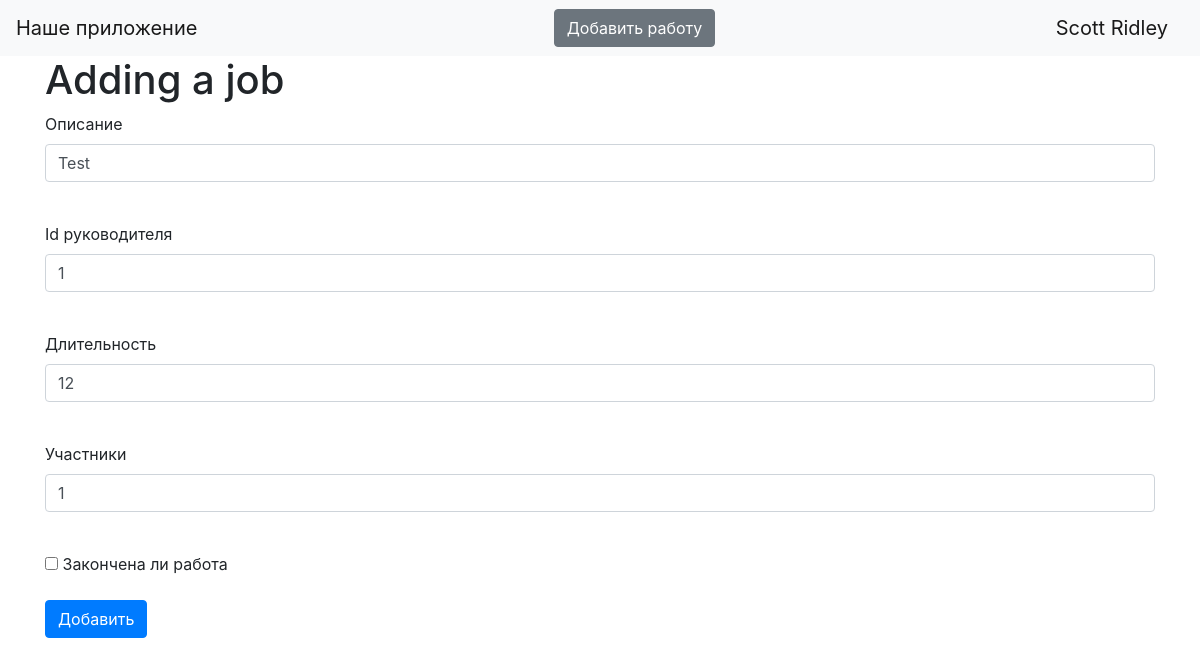
/jobs/1 (signed in), run on the app's committed database.
### data/users.py (models this page shows, shortened)
class User(SqlAlchemyBase, UserMixin):
    __tablename__ = 'users'
    id = sqlalchemy.Column(sqlalchemy.Integer,
                           primary_key=True, autoincrement=True)
    name = sqlalchemy.Column(sqlalchemy.String, nullable=True)
    surname = sqlalchemy.Column(sqlalchemy.String, nullable=True)
    age = sqlalchemy.Column(sqlalchemy.Integer, nullable=True)
    position = sqlalchemy.Column(sqlalchemy.String, nullable=True)
    speciality = sqlalchemy.Column(sqlalchemy.String, nullable=True)
    address = sqlalchemy.Column(sqlalchemy.String, nullable=True)
    email = sqlalchemy.Column(sqlalchemy.String,
                              index=True, unique=True, nullable=True)
    hashed_password = sqlalchemy.Column(sqlalchemy.String, nullable=True)
    modified_date = sqlalchemy.Column(sqlalchemy.DateTime, default=datetime.datetime.now)

### data/jobs.py (models this page shows)
class Jobs(SqlAlchemyBase):
    __tablename__ = 'jobs'
    id = sqlalchemy.Column(sqlalchemy.Integer, primary_key=True, autoincrement=True)
    team_leader = sqlalchemy.Column(sqlalchemy.Integer, sqlalchemy.ForeignKey("users.id"))
    job = sqlalchemy.Column(sqlalchemy.String, nullable=True)
    work_size = sqlalchemy.Column(sqlalchemy.Integer, nullable=True)
    collaborators = sqlalchemy.Column(sqlalchemy.String, nullable=True)
    start_date = sqlalchemy.Column(sqlalchemy.DateTime, default=datetime.datetime.now)
    end_date = sqlalchemy.Column(sqlalchemy.DateTime, default=datetime.datetime.now)
    is_finished = sqlalchemy.Column(sqlalchemy.Boolean, nullable=True)
    creater = sqlalchemy.Column(sqlalchemy.Integer, nullable=True)
    user = orm.relation('User')

### main.py (the view, shortened to what this page needs)
@app.route('/jobs/<int:id>', methods=['GET', 'POST'])
@login_required
def edit_news(id):
    form = JobForm()
    if request.method == "GET":
        db_sess = db_session.create_session()
        jobs = db_sess.query(Jobs).filter(Jobs.id == id,
                                          Jobs.creater == current_user.id
                                          ).first()
        if jobs:
            form.team_leader.data = jobs.team_leader
            form.job.data = jobs.job
            form.work_size.data = jobs.work_size
            form.collaborators.data = jobs.collaborators
            form.is_finished.data = jobs.is_finished
        else:
            abort(404)
    return render_template('addjob.html',
                           title='Редактирование работы',
                           form=form
                           )

### data/forms/user.py
class JobForm(FlaskForm):
    team_leader = IntegerField('Id руководителя', validators=[DataRequired()])
    job = StringField('Описание', validators=[DataRequired()])
    work_size = IntegerField('Длительность', validators=[DataRequired()])
    collaborators = StringField('Участники', validators=[DataRequired()])
    is_finished = BooleanField('Закончена ли работа')
    submit = SubmitField('Добавить')

### data/db_session.py (called while the page is built)
def create_session() -> Session:
    global __factory
    return __factory()

### main.py (called while the page is built)
@login_manager.user_loader
def load_user(user_id):
    db_sess = db_session.create_session()
    return db_sess.query(User).get(user_id)

### templates/addjob.html (shortened to what this page needs)
{% extends "base.html" %}
{% block content %}
    <h1>Adding a job</h1>
    <form action="" method="post">
        <p>
            {{ form.job.label }}<br>
            {{ form.job(class="form-control", type="job") }}<br>
        </p>
        <p>
            {{ form.team_leader.label }}<br>
            {{ form.team_leader(class="form-control", type="team_leader") }}<br>
        </p>
        <p>
            {{ form.work_size.label }}<br>
            {{ form.work_size(class="form-control", type="work_size") }}<br>
        </p>
        <p>
            {{ form.collaborators.label }}<br>
            {{ form.collaborators(class="form-control", type="collaborators") }}<br>
        </p>
        <p>{{ form.is_finished() }} {{ form.is_finished.label }}</p>
        <p>{{ form.submit(type="submit", class="btn btn-primary") }}</p>
    </form>
{% endblock %}

### templates/base.html (shortened to what this page needs)
<!doctype html>
<html lang="en">
<head>
    <link rel="stylesheet"
          href="https://stackpath.bootstrapcdn.com/bootstrap/4.4.1/css/bootstrap.min.css"
>
</head>
<body>
<header>
    <nav class="navbar navbar-light bg-light">
        <a class="navbar-brand" href="#">Наше приложение</a>
        {% if current_user.is_authenticated %}
    <a href="/addjob" class="btn btn-secondary">Добавить работу</a>
{% endif %}
        {% if current_user.is_authenticated %}
    <a class="navbar-brand" href="/logout">{{ current_user.surname }} {{ current_user.name }}</a>
{% else %}
    <p>
        <a class="btn btn-primary " href="/register">Зарегистрироваться</a>
        <a class="btn btn-success" href="/login">Войти</a>
    </p>
{% endif %}
    </nav>
</header>
<main role="main" class="container">
    {% block content %}{% endblock %}
</main>
</body>
</html>

### data on the page
User: surname "Scott", name "Ridley"
Jobs: job "Test", team_leader "1", work_size "12", collaborators "1"
